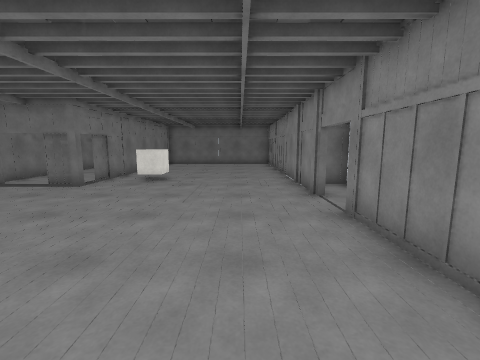
view 1 (above)

12 first-person views from a walk through a scene from a Unity 3-D project. The camera is 1.4 m above the floor, tilts 8° down and sees 90° across. The floor is counted in squares, 1 m on a side. Each view is taken from the middle of a square. On the plan, view 1 faces up. The plan holds only what a view shows up to about 13 squares ahead; the rest is blank. The place goes on beyond the plan. The player character is not drawn. Door leaves are left out, so doorways stand open. Surface patterns are stand-ins for the level's own textures.

view 2
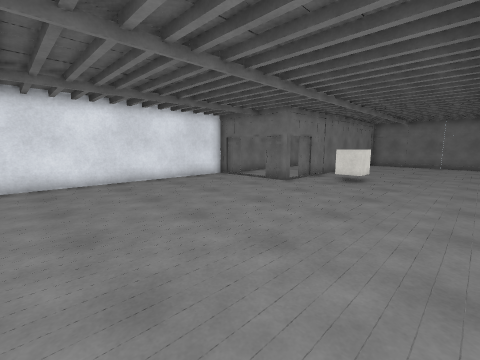

view 3
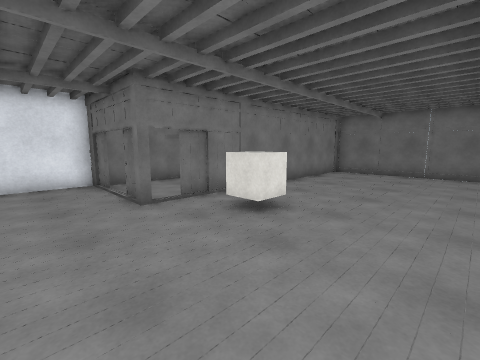

view 4
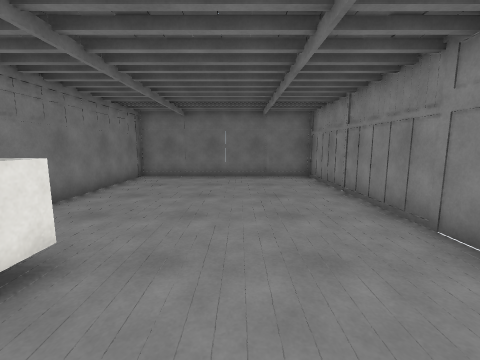

view 5
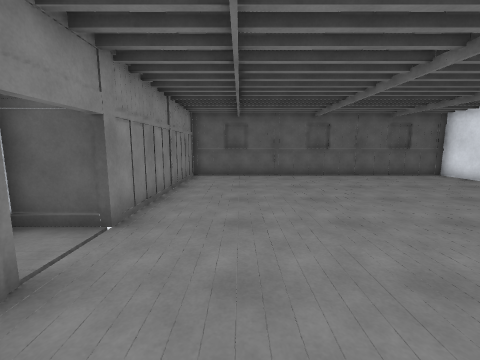

view 6
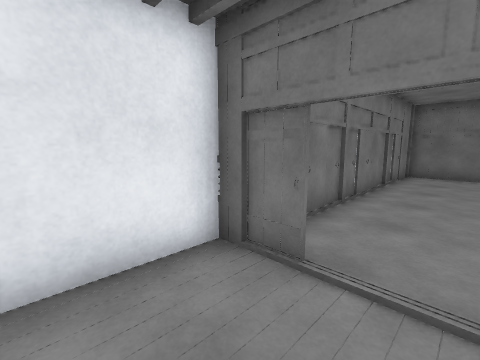

view 7
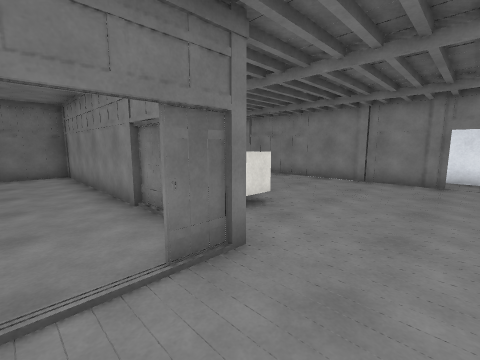

view 8
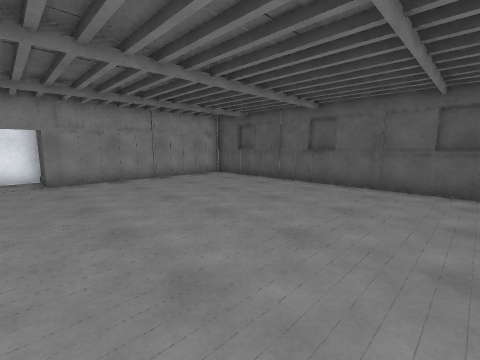

view 9
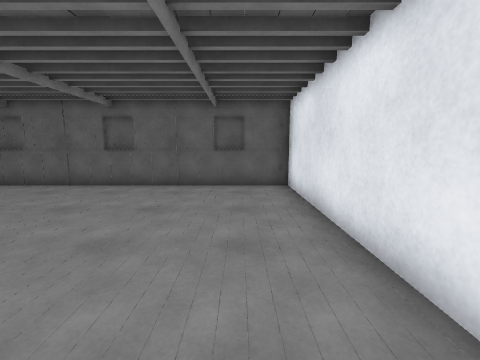

view 10
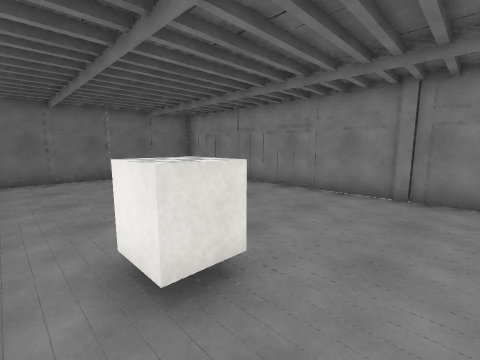

view 11
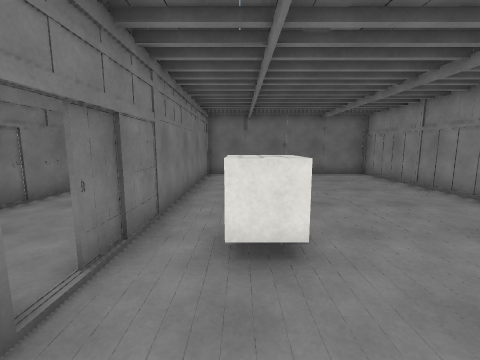

view 12
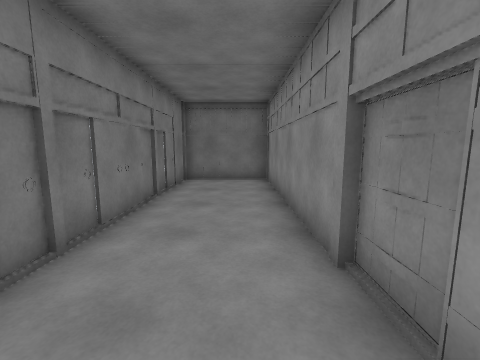

### Floor plan
Key: @ floor where view 1 was taken; # wall or solid block; . floor; / step, stairs or slope; D open door; O other object.
Columns run from 10 left of view 1 to 4 right of it. Each row starts with its distance up from view 1.
 19 ##############
 18 #...#......./#
 17 #...#......./#
 16 #...#......./#
 15 #...#......./#
 14 #...#......./#
 13 #...#......./#
 12 #...#......./#
 11 #...#........#
 10 #...#.O......#
  9 #...D.......###
  8 ##DD#.......#.#
  7 #...........#.#
  6 #...........D.#
  5 #...........D##
  4 #.........../#
  3 #.........../#
  2 #.........../#
  1 #.........../#
  0 #.........@./#
 -1 #.........../#
 -2 #.........../#
 -3 ##############

Where each view was taken, in squares from view 1:
view 1: 0 up, 0 right, facing up
view 2: 0 up, 0 right, facing up-left
view 3: 6 up, 0 right, facing up-left
view 4: 8 up, 1 left, facing up
view 5: 9 up, 0 right, facing down
view 6: 6 up, 7 left, facing up-left
view 7: 6 up, 8 left, facing up-right
view 8: 6 up, 8 left, facing down-right
view 9: 6 up, 8 left, facing down
view 10: 8 up, 5 left, facing up-right
view 11: 7 up, 4 left, facing up
view 12: 9 up, 7 left, facing up
